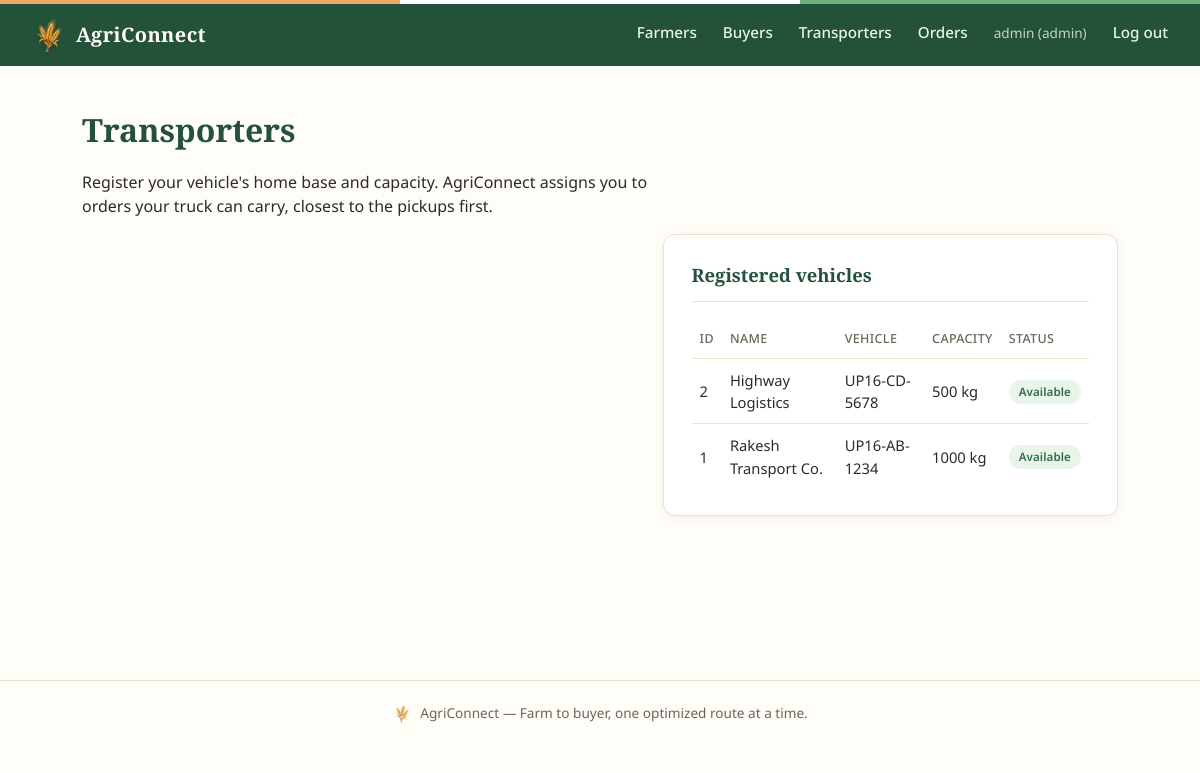
The page /transporter (signed in) on the database as committed earlier.
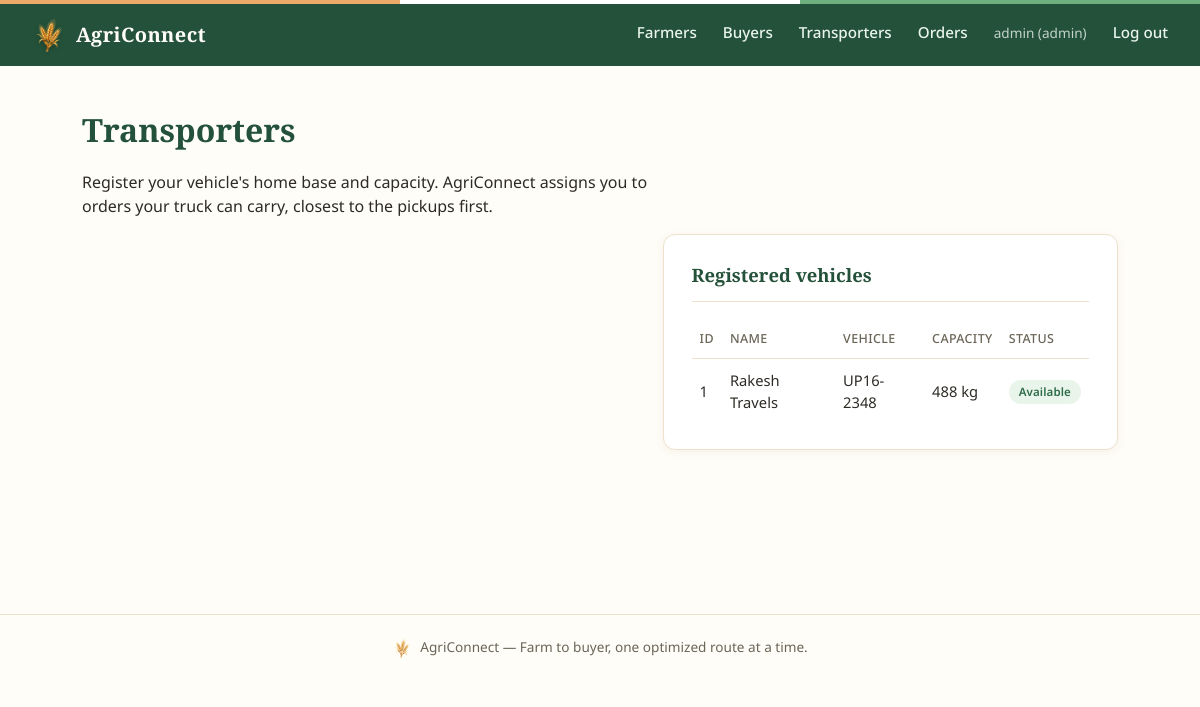
The same page on the database as committed later.
### models.py (models this page shows)
class Transporter(Base):
    __tablename__ = "transporters"
    id = Column(Integer, primary_key=True)
    user_id = Column(Integer, ForeignKey("users.id"), unique=True, nullable=True)
    name = Column(String(120), nullable=False)
    phone = Column(String(20))
    vehicle_number = Column(String(40))
    capacity_kg = Column(Float, nullable=False)
    lat = Column(Float, nullable=False)
    lon = Column(Float, nullable=False)
    available = Column(Boolean, default=True)
    cost_per_km = Column(Float, default=15.0)
    user = relationship("User")

### routers/transporters.py (the view)
@router.get("/transporter", response_class=HTMLResponse)
def transporter_page(request: Request, db: Session = Depends(get_db)):
    user = get_current_user(request, db)
    if user and user.role in ("farmer", "buyer"):
        return RedirectResponse(url=dashboard_url_for(user), status_code=303)
    transporters = db.query(Transporter).order_by(Transporter.id.desc()).all() if user and user.role == "admin" else []
    my_transporter = None
    my_orders = []
    if user and user.role == "transporter":
        my_transporter = db.query(Transporter).filter_by(user_id=user.id).first()
        if my_transporter:
            my_orders = (
                db.query(Order)
                .filter_by(transporter_id=my_transporter.id)
                .order_by(Order.id.desc())
                .all()
            )
    return render(
        request, db, "transporter.html",
        {"transporters": transporters, "my_transporter": my_transporter, "my_orders": my_orders},
    )

### templates/transporter.html (shortened to what this page needs)
{% extends "base.html" %}
{% block content %}
<h1>Transporters</h1>
<p>Register your vehicle's home base and capacity. AgriConnect assigns you to orders your truck can carry, closest to the pickups first.</p>
<div class="grid-2">
  {% if current_user and current_user.role == "admin" %}
  <div class="panel">
    <h2>Registered vehicles</h2>
    {% if transporters %}
    <table>
      <thead><tr><th>ID</th><th>Name</th><th>Vehicle</th><th>Capacity</th><th>Status</th></tr></thead>
      <tbody>
      {% for t in transporters %}
        <tr>
          <td>{{ t.id }}</td><td>{{ t.name }}</td><td>{{ t.vehicle_number or '—' }}</td>
          <td>{{ t.capacity_kg|int }} kg</td>
          <td>{% if t.available %}<span class="tag matched">Available</span>{% else %}<span class="tag failed">Busy</span>{% endif %}</td>
        </tr>
      {% endfor %}
      </tbody>
    </table>
    {% else %}
    <div class="empty-state">No transporters yet.</div>
    {% endif %}
  </div>
  {% endif %}
</div>
{% endblock %}

Rows that differ between the two databases and show on the page:
removed Transporter: id "2", name "Highway Logistics", vehicle_number "UP16-CD-5678", capacity_kg "500", available "Available"
changed Transporter id 1: name "Rakesh Transport Co." → "Rakesh Travels"; vehicle_number "UP16-AB-1234" → "UP16-2348"; capacity_kg "1000" → "488"
